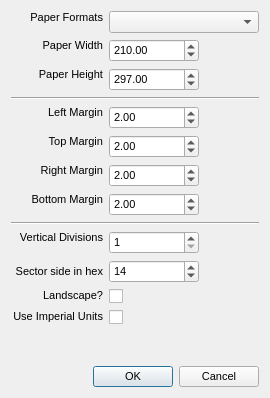
<?xml version="1.0" encoding="UTF-8"?>
<ui version="4.0">
 <class>PrintingSetup</class>
 <widget class="QDialog" name="PrintingSetup">
  <property name="windowModality">
   <enum>Qt::WindowModal</enum>
  </property>
  <property name="geometry">
   <rect>
    <x>0</x>
    <y>0</y>
    <width>270</width>
    <height>398</height>
   </rect>
  </property>
  <property name="sizePolicy">
   <sizepolicy hsizetype="Fixed" vsizetype="Fixed">
    <horstretch>0</horstretch>
    <verstretch>0</verstretch>
   </sizepolicy>
  </property>
  <property name="maximumSize">
   <size>
    <width>270</width>
    <height>398</height>
   </size>
  </property>
  <property name="font">
   <font>
    <pointsize>8</pointsize>
   </font>
  </property>
  <property name="windowTitle">
   <string>Printing Setup</string>
  </property>
  <property name="modal">
   <bool>true</bool>
  </property>
  <layout class="QVBoxLayout" name="verticalLayout">
   <item>
    <layout class="QGridLayout" name="gridLayout">
     <item row="0" column="0">
      <widget class="QLabel" name="label">
       <property name="text">
        <string>Paper Formats</string>
       </property>
       <property name="alignment">
        <set>Qt::AlignRight|Qt::AlignTop|Qt::AlignTrailing</set>
       </property>
       <property name="margin">
        <number>4</number>
       </property>
      </widget>
     </item>
     <item row="0" column="1">
      <widget class="QComboBox" name="cboPaperSizes">
       <property name="minimumSize">
        <size>
         <width>150</width>
         <height>0</height>
        </size>
       </property>
      </widget>
     </item>
     <item row="1" column="0">
      <widget class="QLabel" name="label_2">
       <property name="text">
        <string>Paper Width</string>
       </property>
       <property name="alignment">
        <set>Qt::AlignRight|Qt::AlignTop|Qt::AlignTrailing</set>
       </property>
       <property name="margin">
        <number>4</number>
       </property>
      </widget>
     </item>
     <item row="2" column="1">
      <widget class="QDoubleSpinBox" name="spnPaperHeight">
       <property name="maximumSize">
        <size>
         <width>90</width>
         <height>16777215</height>
        </size>
       </property>
       <property name="maximum">
        <double>2500.000000000000000</double>
       </property>
       <property name="value">
        <double>297.000000000000000</double>
       </property>
      </widget>
     </item>
     <item row="2" column="0">
      <widget class="QLabel" name="label_3">
       <property name="text">
        <string>Paper Height</string>
       </property>
       <property name="alignment">
        <set>Qt::AlignRight|Qt::AlignTop|Qt::AlignTrailing</set>
       </property>
       <property name="margin">
        <number>4</number>
       </property>
      </widget>
     </item>
     <item row="4" column="0" colspan="2">
      <widget class="Line" name="line">
       <property name="orientation">
        <enum>Qt::Horizontal</enum>
       </property>
      </widget>
     </item>
     <item row="5" column="0">
      <widget class="QLabel" name="label_4">
       <property name="text">
        <string>Left Margin</string>
       </property>
       <property name="alignment">
        <set>Qt::AlignRight|Qt::AlignTop|Qt::AlignTrailing</set>
       </property>
       <property name="margin">
        <number>4</number>
       </property>
      </widget>
     </item>
     <item row="1" column="1">
      <widget class="QDoubleSpinBox" name="spnPaperWidth">
       <property name="maximumSize">
        <size>
         <width>90</width>
         <height>16777215</height>
        </size>
       </property>
       <property name="maximum">
        <double>2500.000000000000000</double>
       </property>
       <property name="value">
        <double>210.000000000000000</double>
       </property>
      </widget>
     </item>
     <item row="5" column="1">
      <widget class="QDoubleSpinBox" name="spnLeftMargin">
       <property name="maximumSize">
        <size>
         <width>90</width>
         <height>16777215</height>
        </size>
       </property>
       <property name="maximum">
        <double>100.000000000000000</double>
       </property>
       <property name="value">
        <double>2.000000000000000</double>
       </property>
      </widget>
     </item>
     <item row="6" column="1">
      <widget class="QDoubleSpinBox" name="spnTopMargin">
       <property name="maximumSize">
        <size>
         <width>90</width>
         <height>16777215</height>
        </size>
       </property>
       <property name="maximum">
        <double>100.000000000000000</double>
       </property>
       <property name="value">
        <double>2.000000000000000</double>
       </property>
      </widget>
     </item>
     <item row="7" column="1">
      <widget class="QDoubleSpinBox" name="spnRightMargin">
       <property name="maximumSize">
        <size>
         <width>90</width>
         <height>16777215</height>
        </size>
       </property>
       <property name="maximum">
        <double>100.000000000000000</double>
       </property>
       <property name="value">
        <double>2.000000000000000</double>
       </property>
      </widget>
     </item>
     <item row="8" column="1">
      <widget class="QDoubleSpinBox" name="spnBottomMargin">
       <property name="maximumSize">
        <size>
         <width>90</width>
         <height>16777215</height>
        </size>
       </property>
       <property name="maximum">
        <double>100.000000000000000</double>
       </property>
       <property name="value">
        <double>2.000000000000000</double>
       </property>
      </widget>
     </item>
     <item row="6" column="0">
      <widget class="QLabel" name="label_5">
       <property name="text">
        <string>Top Margin</string>
       </property>
       <property name="alignment">
        <set>Qt::AlignRight|Qt::AlignTop|Qt::AlignTrailing</set>
       </property>
       <property name="margin">
        <number>4</number>
       </property>
      </widget>
     </item>
     <item row="7" column="0">
      <widget class="QLabel" name="label_6">
       <property name="text">
        <string>Right Margin</string>
       </property>
       <property name="alignment">
        <set>Qt::AlignRight|Qt::AlignTop|Qt::AlignTrailing</set>
       </property>
       <property name="margin">
        <number>4</number>
       </property>
      </widget>
     </item>
     <item row="10" column="0">
      <widget class="QLabel" name="label_8">
       <property name="text">
        <string>Vertical Divisions</string>
       </property>
       <property name="alignment">
        <set>Qt::AlignRight|Qt::AlignTop|Qt::AlignTrailing</set>
       </property>
       <property name="margin">
        <number>4</number>
       </property>
      </widget>
     </item>
     <item row="12" column="0">
      <widget class="QLabel" name="label_9">
       <property name="text">
        <string>Landscape?</string>
       </property>
       <property name="alignment">
        <set>Qt::AlignRight|Qt::AlignTop|Qt::AlignTrailing</set>
       </property>
       <property name="margin">
        <number>4</number>
       </property>
      </widget>
     </item>
     <item row="10" column="1">
      <widget class="QSpinBox" name="spnVerticalDivisions">
       <property name="maximumSize">
        <size>
         <width>90</width>
         <height>16777215</height>
        </size>
       </property>
       <property name="minimum">
        <number>1</number>
       </property>
       <property name="maximum">
        <number>10</number>
       </property>
       <property name="value">
        <number>1</number>
       </property>
      </widget>
     </item>
     <item row="9" column="0" colspan="2">
      <widget class="Line" name="line_2">
       <property name="orientation">
        <enum>Qt::Horizontal</enum>
       </property>
      </widget>
     </item>
     <item row="12" column="1">
      <widget class="QCheckBox" name="chkLandscape">
       <property name="text">
        <string/>
       </property>
      </widget>
     </item>
     <item row="13" column="1">
      <widget class="QCheckBox" name="chkImperialSystem">
       <property name="text">
        <string/>
       </property>
      </widget>
     </item>
     <item row="13" column="0">
      <widget class="QLabel" name="label_10">
       <property name="text">
        <string>Use Imperial Units</string>
       </property>
       <property name="alignment">
        <set>Qt::AlignRight|Qt::AlignTop|Qt::AlignTrailing</set>
       </property>
       <property name="margin">
        <number>4</number>
       </property>
      </widget>
     </item>
     <item row="8" column="0">
      <widget class="QLabel" name="label_7">
       <property name="text">
        <string>Bottom Margin</string>
       </property>
       <property name="alignment">
        <set>Qt::AlignRight|Qt::AlignTop|Qt::AlignTrailing</set>
       </property>
       <property name="margin">
        <number>4</number>
       </property>
      </widget>
     </item>
     <item row="11" column="0">
      <widget class="QLabel" name="label_11">
       <property name="text">
        <string>Sector side in hex</string>
       </property>
       <property name="alignment">
        <set>Qt::AlignRight|Qt::AlignTrailing|Qt::AlignVCenter</set>
       </property>
       <property name="margin">
        <number>4</number>
       </property>
      </widget>
     </item>
     <item row="11" column="1">
      <widget class="QSpinBox" name="spnHexPerSector">
       <property name="minimumSize">
        <size>
         <width>0</width>
         <height>0</height>
        </size>
       </property>
       <property name="maximumSize">
        <size>
         <width>90</width>
         <height>16777215</height>
        </size>
       </property>
       <property name="minimum">
        <number>10</number>
       </property>
       <property name="maximum">
        <number>30</number>
       </property>
       <property name="value">
        <number>14</number>
       </property>
      </widget>
     </item>
    </layout>
   </item>
   <item>
    <spacer name="verticalSpacer">
     <property name="orientation">
      <enum>Qt::Vertical</enum>
     </property>
     <property name="sizeHint" stdset="0">
      <size>
       <width>20</width>
       <height>34</height>
      </size>
     </property>
    </spacer>
   </item>
   <item>
    <widget class="QDialogButtonBox" name="buttonBox">
     <property name="orientation">
      <enum>Qt::Horizontal</enum>
     </property>
     <property name="standardButtons">
      <set>QDialogButtonBox::Cancel|QDialogButtonBox::Ok</set>
     </property>
    </widget>
   </item>
  </layout>
 </widget>
 <resources/>
 <connections>
  <connection>
   <sender>buttonBox</sender>
   <signal>accepted()</signal>
   <receiver>PrintingSetup</receiver>
   <slot>accept()</slot>
   <hints>
    <hint type="sourcelabel">
     <x>248</x>
     <y>254</y>
    </hint>
    <hint type="destinationlabel">
     <x>157</x>
     <y>274</y>
    </hint>
   </hints>
  </connection>
  <connection>
   <sender>buttonBox</sender>
   <signal>rejected()</signal>
   <receiver>PrintingSetup</receiver>
   <slot>reject()</slot>
   <hints>
    <hint type="sourcelabel">
     <x>316</x>
     <y>260</y>
    </hint>
    <hint type="destinationlabel">
     <x>286</x>
     <y>274</y>
    </hint>
   </hints>
  </connection>
 </connections>
</ui>
